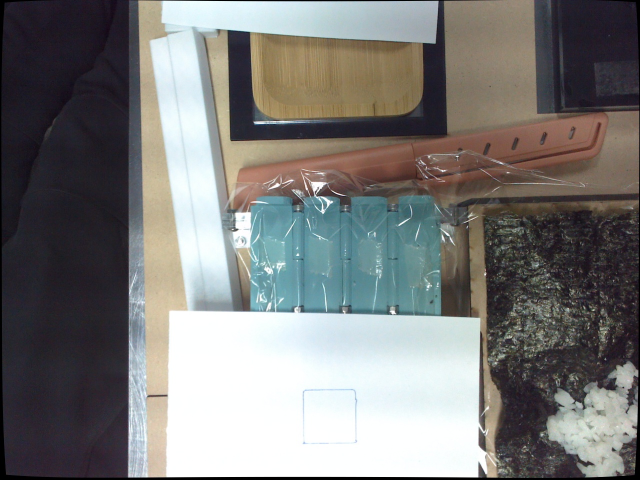
#> input picture img_check_test/rice_42.png, 1280 x 960 px (shown at 1/2 size)
$ python img_calibrate.py
#> lines starting #> are read from the running program, lines starting #| are printed output that depends on the picture; after the words box and inside, x2 and y2 are one past the last pixel; in counts of white or black regions, pixels touching at a corner belong together; pictures that were not available may be replaced by others from this repository, and a replacement may not be noted
import cv2 as cv
import glob
import os
import math
import matplotlib.pyplot as plt
import numpy as np
from PIL import Image as PImage
import plotly.graph_objects as go

def GetCenterFromCnt(contour) -> tuple:
    M = cv.moments(contour)
    cx = int(M['m10']/M['m00'])
    cy = int(M['m01']/M['m00'])
    return (cx, cy)

def Denoise(img: np.ndarray) -> np.ndarray:
    kernel = np.ones((3,3), np.uint8)
    img = cv.erode(img, kernel, iterations = 1)
    img = cv.dilate(img, kernel, iterations = 1)
    return img

def create_rgb_surface(rgb_img, depth_img, **kwargs):
    rgb_img = rgb_img.swapaxes(0, 1)[:, ::-1]
    depth_img = depth_img.swapaxes(0, 1)[:, ::-1]
    eight_bit_img = PImage.fromarray(rgb_img).convert('P', palette='WEB', dither=None)
    idx_to_color = np.array(eight_bit_img.getpalette()).reshape((-1, 3))
    colorscale=[[i/255.0, "rgb({}, {}, {})".format(*rgb)] for i, rgb in enumerate(idx_to_color)]
    depth_map = depth_img.copy().astype('float')
    # depth_map[depth_map<depth_cutoff] = np.nan
    return go.Surface(
        z=depth_map,
        surfacecolor=np.array(eight_bit_img),
        cmin=0,
        cmax=255,
        colorscale=colorscale,
        showscale=False,
        **kwargs
    )

def genDepth_map(img: np.ndarray, depth: int) -> np.ndarray:
    depth_map = np.empty((img.shape[0], img.shape[1]), dtype=np.int16)
    depth_map[:] = depth
    return depth_map

rollCalib = cv.imread('rice_42.png')
#> rollCalib is the input picture: shape (960, 1280, 3); mean B, G, R 120.9, 122.6, 123
sashimiCalib = cv.imread('cucumber_cali.png')
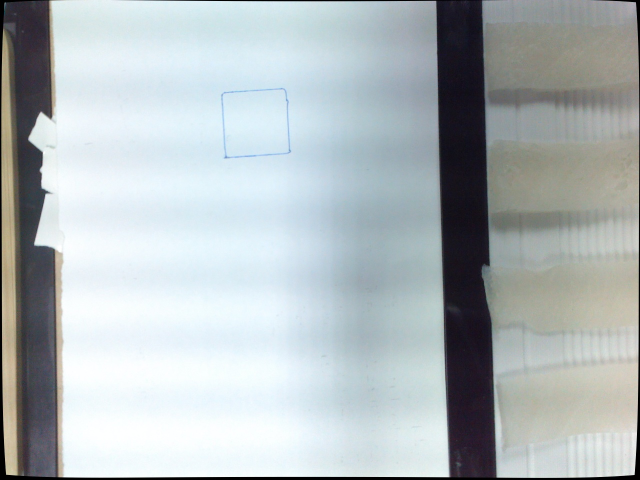
#> input picture img_check_test/rice_40.png, 1280 x 960 px, given in place of cucumber_cali.png, which was not available (shown at 1/2 size)
#> sashimiCalib is the input picture: shape (960, 1280, 3); mean B, G, R 187.3, 184.9, 176.8

origin_rollCalib = rollCalib
origin_sashimiCalib = sashimiCalib

# origin_rollCalib = cv.cvtColor(origin_rollCalib, cv.COLOR_BGR2GRAY)
# origin_sashimiCalib = cv.cvtColor(origin_sashimiCalib, cv.COLOR_BGR2GRAY)

crop1 = (500, 700)
crop2 = (500, 700)
plot1 = np.zeros((rollCalib.shape[0], rollCalib.shape[1]))
plot2 = np.zeros((sashimiCalib.shape[0], sashimiCalib.shape[1]))
rollCalib = rollCalib[700:, 500:800, :]
#> rollCalib: shape (260, 300, 3)
sashimiCalib = sashimiCalib[700:, 500:800, :]
#> sashimiCalib: shape (260, 300, 3)
temp1 = rollCalib
temp2 = sashimiCalib
rollCalib = cv.cvtColor(rollCalib, cv.COLOR_BGR2GRAY)
#> rollCalib: shape (260, 300)
sashimiCalib = cv.cvtColor(sashimiCalib, cv.COLOR_BGR2GRAY)
#> sashimiCalib: shape (260, 300)
rollCalib = cv.adaptiveThreshold(rollCalib, 255, cv.ADAPTIVE_THRESH_MEAN_C, cv.THRESH_BINARY_INV, 11, 2)
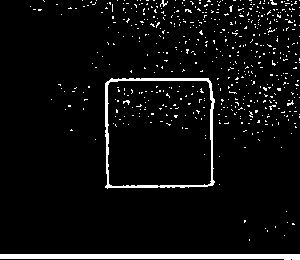
#> rollCalib: shape (260, 300); 5.5% white; 557 white regions (554 under 20 px), largest, box (x1, y1, x2, y2) and area: (0, 254, 300, 260) 1515, (105, 78, 215, 189) 1130, (160, 0, 168, 7) 23
sashimiCalib = cv.adaptiveThreshold(sashimiCalib, 255, cv.ADAPTIVE_THRESH_MEAN_C, cv.THRESH_BINARY_INV, 11, 2)
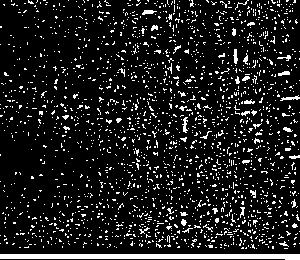
#> sashimiCalib: shape (260, 300); 11.5% white in thin lines or dots

# rollCalib = Denoise(rollCalib)
# sashimiCalib = Denoise(sashimiCalib)

contours_1, _ = cv.findContours(rollCalib, mode=cv.RETR_LIST, method=cv.CHAIN_APPROX_NONE)
#> contours_1 = 558 contours, 555 with area under 20; largest, box (x1, y1, x2, y2) and area: (105, 78, 215, 189) 11530, (107, 80, 213, 187) 10812, (0, 254, 300, 260) 1210
contours_2, _ = cv.findContours(sashimiCalib, mode=cv.RETR_LIST, method=cv.CHAIN_APPROX_NONE)
#> contours_2 = 2004 contours, 1997 with area under 20; largest, box (x1, y1, x2, y2) and area: (0, 254, 300, 260) 1210, (280, 95, 300, 101) 32, (233, 49, 238, 64) 32, (182, 117, 188, 133) 31, (142, 10, 157, 15) 31, (278, 71, 290, 76) 27, (244, 99, 255, 104) 20

max_cnt_1 = sorted(contours_1, key = lambda cnt : -cv.contourArea(cnt))[0]
#> max_cnt_1 = contour of 421 points, box (x1, y1, x2, y2) (105, 78, 215, 189), area 11530
max_cnt_2 = sorted(contours_2, key = lambda cnt : -cv.contourArea(cnt))[0]
#> max_cnt_2 = contour of 607 points, box (x1, y1, x2, y2) (0, 254, 300, 260), area 1210

center1 = GetCenterFromCnt(max_cnt_1)
#> in GetCenterFromCnt, `M = cv.moments(contour)`: M = moments, m00 11530.5, centre m10/m00, m01/m00 = (158.8, 132.4)
#> in GetCenterFromCnt, `cx = int(M['m10']/M['m00'])`: cx = 158
#> in GetCenterFromCnt, `cy = int(M['m01']/M['m00'])`: cy = 132
#> center1 = (158, 132)
center2 = GetCenterFromCnt(max_cnt_2)
#> center2 = (151, 256)

center1 = np.array([x+y for x, y in zip(center1, crop1)])
#> center1 = [658, 832]
center2 = np.array([x+y for x, y in zip(center2, crop2)])
#> center2 = [651, 956]

empty_1 = np.zeros_like(rollCalib)
empty_2 = np.zeros_like(sashimiCalib)

area1 = cv.contourArea(max_cnt_1)
#> area1 = 11530.5
area2 = cv.contourArea(max_cnt_2)
#> area2 = 1210.5

scale1 = math.sqrt(area1) / 25    # pixel per mm
#> scale1 = 4.3
scale2 = math.sqrt(area2) / 25   # pixel per mm
#> scale2 = 1.39

cv.drawContours(empty_1, [max_cnt_1], -1, color = (255, 0, 0), thickness = cv.FILLED)
#> empty_1: shape (260, 300); 15.1% white; 1 white region, box (x1, y1, x2, y2) and area: (105, 78, 215, 189) 11742
cv.drawContours(empty_2, [max_cnt_2], -1, color = (255, 0, 0), thickness = cv.FILLED)
#> empty_2: shape (260, 300); 1.9% white; 1 white region, box (x1, y1, x2, y2) and area: (0, 254, 300, 260) 1515

plot1[700:, 500:800] = empty_1
#> plot1: shape (960, 1280) float64; 0.96% white; 1 white region, box (x1, y1, x2, y2) and area: (605, 778, 715, 889) 11742
plot2[700:, 500:800] = empty_2
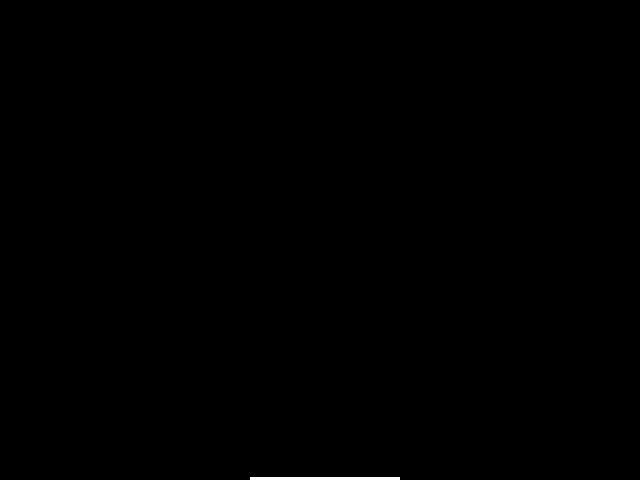
#> plot2: shape (960, 1280) float64 (shown at 1/2 size); 0.12% white; 1 white region, box (x1, y1, x2, y2) and area: (500, 954, 800, 960) 1515

# [9 lines of commented-out code are left out]
d1 = genDepth_map(origin_rollCalib, 0)
#> d1: shape (960, 1280) int16; every value is 0
d2 = genDepth_map(origin_rollCalib, 500)
#> d2: shape (960, 1280) int16; every value is 500
fig = go.Figure(
    data=[
        create_rgb_surface(np.flipud(cv.cvtColor(origin_rollCalib, cv.COLOR_BGR2RGB)),
                             d1,
                             contours_z=dict(show=True, project_z=True, highlightcolor="limegreen"),
                             opacity=0.8
                            ),
        create_rgb_surface(np.flipud(plot1),
                             d2,
                             contours_z=dict(show=True, project_z=True, highlightcolor="limegreen"),
                             opacity=0.5
                            )],
    # layout_title_text="3D Surface"
)
#> in create_rgb_surface, `depth_img = depth_img.swapaxes(0, 1)[:, ::-1]`: depth_img: shape (1280, 960) int16; every value is 0
#> in create_rgb_surface, `eight_bit_img = PImage.fromarray(rgb_img).convert('P', palette='WEB', ..`:
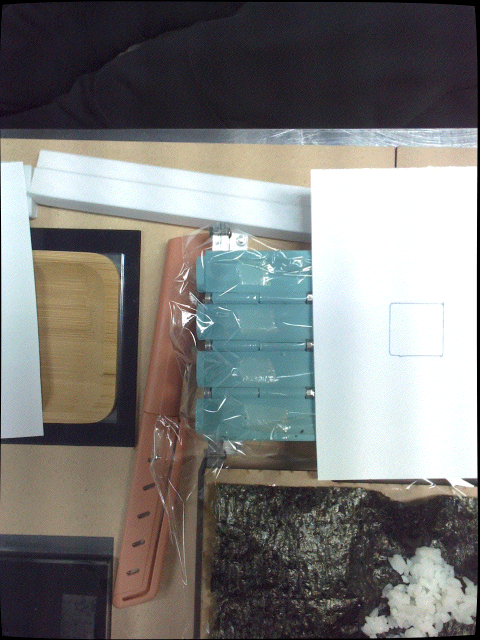
#> eight_bit_img: PIL image 960x1280 P (shown at 1/2 size); mean R, G, B 123.1, 122.6, 121
#> in create_rgb_surface, `idx_to_color = np.array(eight_bit_img.getpalette()).reshape((-1, 3))`: idx_to_color = 226 rows, first 8: [0, 0, 0], [0, 0, 0], [0, 0, 0], [0, 0, 0], [0, 0, 0], [0, 0, 0], [0, 0, 0], [0, 0, 0]
#> in create_rgb_surface, `colorscale=[[i/255.0, "rgb({}, {}, {})".format(*rgb)] for i, rgb in en..`: colorscale = 226 items, first 6: [0, 'rgb(0, 0, 0)'], [0.00392, 'rgb(0, 0, 0)'], [0.00784, 'rgb(0, 0, 0)'], [0.0118, 'rgb(0, 0, 0)'], [0.0157, 'rgb(0, 0, 0)'], [0.0196, 'rgb(0, 0, 0)']
#> in create_rgb_surface, `depth_map = depth_img.copy().astype('float')`: depth_map: shape (1280, 960) float64; every value is 0
#> in create_rgb_surface (call 2), `rgb_img = rgb_img.swapaxes(0, 1)[:, ::-1]`: rgb_img: shape (1280, 960) float64; 0.96% white; 1 white region, box (x1, y1, x2, y2) and area: (778, 605, 889, 715) 11742
#> in create_rgb_surface (call 2), `depth_img = depth_img.swapaxes(0, 1)[:, ::-1]`: depth_img: shape (1280, 960) int16; every value is 500
#> in create_rgb_surface (call 2), `idx_to_color = np.array(eight_bit_img.getpalette()).reshape((-1, 3))`: idx_to_color = 256 rows, first 8: [0, 0, 0], [1, 1, 1], [2, 2, 2], [3, 3, 3], [4, 4, 4], [5, 5, 5], [6, 6, 6], [7, 7, 7]
#> in create_rgb_surface (call 2), `depth_map = depth_img.copy().astype('float')`: depth_map: shape (1280, 960) float64; every value is 500

fig.update_layout(
    scene = dict(
        xaxis = dict(nticks=4, range=[0,origin_rollCalib.shape[0]],),
        yaxis = dict(nticks=4, range=[0,origin_rollCalib.shape[1]],),
        zaxis = dict(nticks=4, range=[0,500],),
        ),
    width=1000,
    margin=dict(r=20, l=10, b=10, t=10))

fig.write_image("roll_3d_calib.png")
fig.write_html("roll_3d_calib.html")


# [9 lines of commented-out code are left out]

d1 = genDepth_map(origin_sashimiCalib, 0)
d2 = genDepth_map(origin_rollCalib, 500)
fig = go.Figure(
    data=[
        create_rgb_surface(np.flipud(cv.cvtColor(origin_sashimiCalib, cv.COLOR_BGR2RGB)),
                             d1,
                             contours_z=dict(show=True, project_z=True, highlightcolor="limegreen"),
                             opacity=0.8
                            ),
        create_rgb_surface(np.flipud(plot2),
                             d2,
                             contours_z=dict(show=True, project_z=True, highlightcolor="limegreen"),
                             opacity=0.5
                            )
        ],
    # layout_title_text="3D Surface"
)
#> in create_rgb_surface (call 3), `eight_bit_img = PImage.fromarray(rgb_img).convert('P', palette='WEB', ..`:
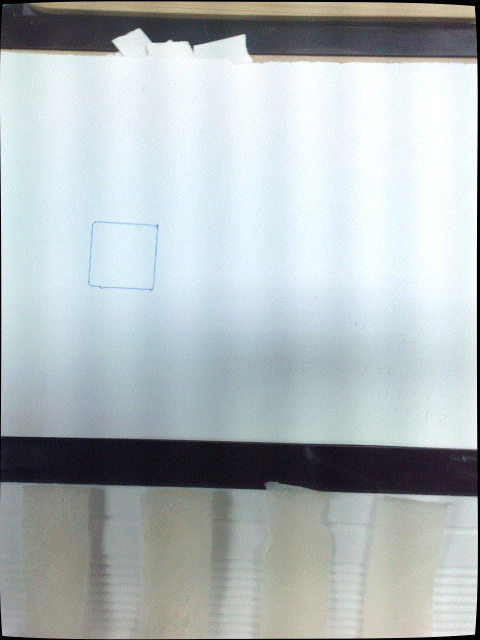
#> eight_bit_img: PIL image 960x1280 P (shown at 1/2 size); mean R, G, B 176.8, 184.9, 187.3
#> in create_rgb_surface (call 3), `idx_to_color = np.array(eight_bit_img.getpalette()).reshape((-1, 3))`: idx_to_color = 226 rows, first 8: [0, 0, 0], [0, 0, 0], [0, 0, 0], [0, 0, 0], [0, 0, 0], [0, 0, 0], [0, 0, 0], [0, 0, 0]
#> in create_rgb_surface (call 4), `rgb_img = rgb_img.swapaxes(0, 1)[:, ::-1]`:
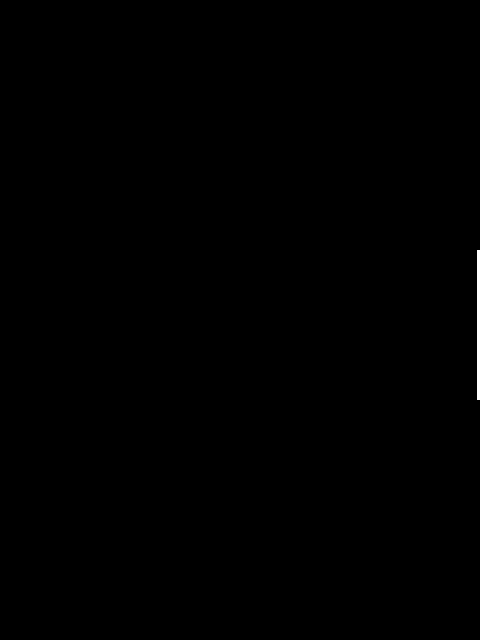
#> rgb_img: shape (1280, 960) float64 (shown at 1/2 size); 0.12% white; 1 white region, box (x1, y1, x2, y2) and area: (954, 500, 960, 800) 1515
#> in create_rgb_surface (call 4), `idx_to_color = np.array(eight_bit_img.getpalette()).reshape((-1, 3))`: idx_to_color = 256 rows, first 8: [0, 0, 0], [1, 1, 1], [2, 2, 2], [3, 3, 3], [4, 4, 4], [5, 5, 5], [6, 6, 6], [7, 7, 7]
#> in create_rgb_surface (call 4), `colorscale=[[i/255.0, "rgb({}, {}, {})".format(*rgb)] for i, rgb in en..`: colorscale = 256 items, first 6: [0, 'rgb(0, 0, 0)'], [0.00392, 'rgb(1, 1, 1)'], [0.00784, 'rgb(2, 2, 2)'], [0.0118, 'rgb(3, 3, 3)'], [0.0157, 'rgb(4, 4, 4)'], [0.0196, 'rgb(5, 5, 5)']

fig.update_layout(
    scene = dict(
        xaxis = dict(nticks=4, range=[0,origin_sashimiCalib.shape[0]],),
        yaxis = dict(nticks=4, range=[0,origin_sashimiCalib.shape[1]],),
        zaxis = dict(nticks=4, range=[0,500],),
        ),
    width=1000,
    margin=dict(r=20, l=10, b=10, t=10))

fig.write_image("sashimi_3d_calib.png")
fig.write_html("sashimi_3d_calib.html")


# [4 lines of commented-out code are left out]
